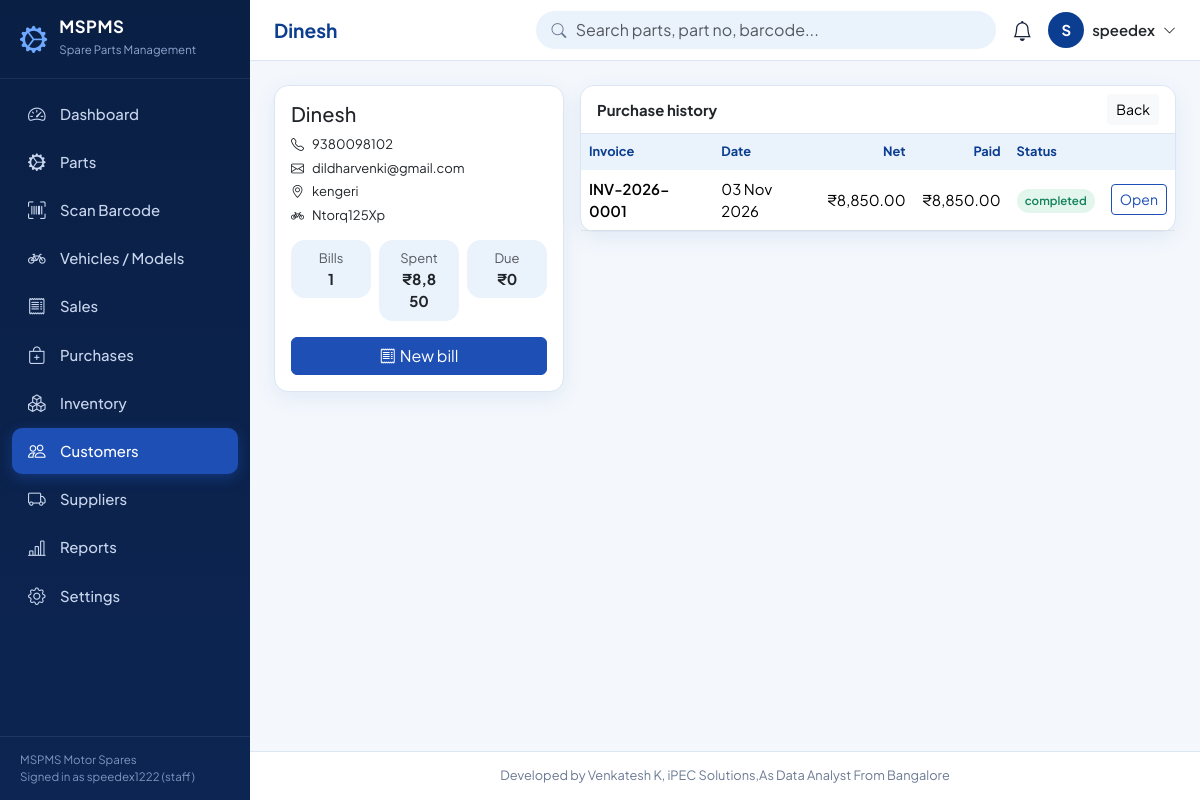
/customers/1 (signed in), run on the app's committed database.
### tables this page shows
CREATE TABLE settings (
    key   TEXT PRIMARY KEY,
    value TEXT
);

CREATE TABLE users (
    id            INTEGER PRIMARY KEY AUTOINCREMENT,
    username      TEXT NOT NULL UNIQUE COLLATE NOCASE CHECK (length(username) >= 3),
    password_hash TEXT NOT NULL,
    full_name     TEXT NOT NULL,
    email         TEXT,
    role          TEXT NOT NULL DEFAULT 'staff' CHECK (role IN ('admin','manager','staff')),
    active        INTEGER NOT NULL DEFAULT 1 CHECK (active IN (0,1)),
    created_at    TEXT NOT NULL DEFAULT (datetime('now','localtime'))
);

CREATE TABLE customers (
    id         INTEGER PRIMARY KEY AUTOINCREMENT,
    name       TEXT NOT NULL,
    phone      TEXT,
    email      TEXT,
    address    TEXT,
    bike_owned TEXT,
    created_at TEXT NOT NULL DEFAULT (datetime('now','localtime'))
);

CREATE TABLE sales (
    id              INTEGER PRIMARY KEY AUTOINCREMENT,
    invoice_no      TEXT NOT NULL UNIQUE,
    customer_id     INTEGER REFERENCES customers(id) ON DELETE SET NULL,
    location_id     INTEGER NOT NULL REFERENCES locations(id) ON DELETE RESTRICT,
    sale_date       TEXT NOT NULL,
    subtotal        REAL NOT NULL DEFAULT 0 CHECK (subtotal >= 0),
    discount        REAL NOT NULL DEFAULT 0 CHECK (discount >= 0),
    gst_amount      REAL NOT NULL DEFAULT 0 CHECK (gst_amount >= 0),
    total           REAL NOT NULL DEFAULT 0 CHECK (total >= 0),
    returned_amount REAL NOT NULL DEFAULT 0 CHECK (returned_amount >= 0),
    paid_amount     REAL NOT NULL DEFAULT 0 CHECK (paid_amount >= 0),
    payment_mode    TEXT NOT NULL DEFAULT 'Cash' CHECK (payment_mode IN ('Cash','UPI','Card','Credit')),
    status          TEXT NOT NULL DEFAULT 'completed' CHECK (status IN ('completed','partial_return','returned')),
    user_id         INTEGER REFERENCES users(id) ON DELETE SET NULL
);

### app.py (the view)
@app.route("/customers/<int:cid>")
def customer_detail(cid):
    c = qone(CUST_SQL + " WHERE c.id=?", (cid,))
    if not c:
        abort(404)
    sales_ = qall("""SELECT s.*, l.name location FROM sales s JOIN locations l ON l.id=s.location_id
                     WHERE s.customer_id=? ORDER BY s.id DESC""", (cid,))
    return render_template("customer_detail.html", c=c, sales=sales_)

### app.py (called while the page is built)
def get_db():
    if "db" not in g:
        g.db = sqlite3.connect(DB_PATH)
        g.db.row_factory = sqlite3.Row
        g.db.execute("PRAGMA foreign_keys = ON")
    return g.db

def qall(sql, args=()):
    return get_db().execute(sql, args).fetchall()

def qone(sql, args=()):
    return get_db().execute(sql, args).fetchone()

def S(key, default=""):
    row = qone("SELECT value FROM settings WHERE key=?", (key,))
    return row["value"] if row and row["value"] is not None else default

def inr(v, dec=2):
    try:
        v = float(v or 0)
    except (TypeError, ValueError):
        return v
    neg, v = v < 0, abs(v)
    whole, _, frac = f"{v:.{dec}f}".partition(".")
    if len(whole) > 3:
        head, tail, groups = whole[:-3], whole[-3:], []
        while len(head) > 2:
            groups.insert(0, head[-2:])
            head = head[:-2]
        if head:
            groups.insert(0, head)
        whole = ",".join(groups + [tail])
    return ("-" if neg else "") + "₹" + whole + ("." + frac if dec else "")

@app.template_filter("inr")
def inr_filter(v, dec=2):
    return inr(v, dec)

@app.template_filter("dmy")
def dmy(v):
    try:
        return datetime.fromisoformat(str(v)[:19]).strftime("%d %b %Y")
    except (TypeError, ValueError):
        return v or ""

@app.template_global()
def csrf_token():
    if "_csrf" not in session:
        session["_csrf"] = secrets.token_hex(16)
    return session["_csrf"]

@app.template_global()
def csrf_input():
    return Markup(f'<input type="hidden" name="csrf_token" value="{csrf_token()}">')

@app.before_request
def before_request():
    g.user = None
    if session.get("uid"):
        g.user = qone("SELECT * FROM users WHERE id=? AND active=1", (session["uid"],))
        if g.user is None:
            session.pop("uid", None)
    if request.endpoint in (None, "static"):
        return None
    if request.method == "POST":  # CSRF protection for every POST
        token = request.form.get("csrf_token") or request.headers.get("X-CSRF-Token") or ""
        if not session.get("_csrf") or not secrets.compare_digest(token, session["_csrf"]):
            abort(400)
    if g.user is None and request.endpoint not in ("login", "signup"):
        if request.path.startswith("/api/"):
            return jsonify(error="Login required"), 401
        return redirect(url_for("login", next=request.path if request.method == "GET" else None))
    return None

### templates/customer_detail.html (shortened to what this page needs)
{% extends 'base.html' %}
{% block title %}{{ c.name }}{% endblock %}
{% block content %}
<div class="row g-3">
  <div class="col-lg-4 vstack gap-3"><div class="card"><div class="card-body">
    <h2 class="h5">{{ c.name }}</h2><div class="small vstack gap-1"><div><i class="bi bi-telephone me-2"></i>{{ c.phone or '-' }}</div><div><i class="bi bi-envelope me-2"></i>{{ c.email or '-' }}</div>
      <div><i class="bi bi-geo-alt me-2"></i>{{ c.address or '-' }}</div><div><i class="bi bi-bicycle me-2"></i>{{ c.bike_owned or '-' }}</div></div>
    <div class="row g-2 mt-2 text-center"><div class="col-4"><div class="panel py-2"><div class="small text-muted">Bills</div><b>{{ c.bills }}</b></div></div><div class="col-4"><div class="panel py-2"><div class="small text-muted">Spent</div><b>{{ c.spent|inr(0) }}</b></div></div>
      <div class="col-4"><div class="panel py-2"><div class="small text-muted">Due</div><b class="{{ 'text-danger' if c.outstanding > 0.005 }}">{{ c.outstanding|inr(0) }}</b></div></div></div>
    <a class="btn btn-primary w-100 mt-3" href="{{ url_for('sale_new', customer_id=c.id) }}"><i class="bi bi-receipt me-1"></i>New bill</a></div></div>
      </div>
  <div class="col-lg-8"><div class="card"><div class="card-header">Purchase history <a class="btn btn-sm btn-light" href="{{ url_for('customers') }}">Back</a></div><div class="table-responsive"><table class="table table-hover"><thead><tr><th>Invoice</th><th>Date</th><th class="text-end">Net</th><th class="text-end">Paid</th><th>Status</th><th></th></tr></thead><tbody>
    {% for s in sales %}<tr><td class="fw-semibold">{{ s.invoice_no }}</td><td>{{ s.sale_date|dmy }}</td><td class="text-end">{{ (s.total - s.returned_amount)|inr }}</td><td class="text-end">{{ s.paid_amount|inr }}</td>
      <td><span class="badge-soft {{ {'completed':'b-ok','partial_return':'b-low','returned':'b-out'}[s.status] }}">{{ s.status|replace('_',' ') }}</span></td><td class="text-end"><a class="btn btn-sm btn-outline-primary" href="{{ url_for('sale_detail', sid=s.id) }}">Open</a></td></tr>
    {% else %}<tr><td colspan="6" class="text-center text-muted py-4">No purchases yet.</td></tr>{% endfor %}</tbody></table></div></div></div>
</div>
{% endblock %}

### templates/base.html (shortened to what this page needs)
<!doctype html>
<html lang="en">
<head>
  <link href="https://cdn.jsdelivr.net/npm/bootstrap@5.3.3/dist/css/bootstrap.min.css" rel="stylesheet">
  <link href="https://cdn.jsdelivr.net/npm/bootstrap-icons@1.11.3/font/bootstrap-icons.min.css" rel="stylesheet">
  <link href="{{ url_for('static', filename='css/style.css') }}" rel="stylesheet">
</head>
<body>
{% set nav = [
  ('/', 'Dashboard', 'speedometer2'), ('/parts', 'Parts', 'gear-wide-connected'), ('/scan', 'Scan Barcode', 'upc-scan'),
  ('/bikes', 'Vehicles / Models', 'bicycle'), ('/sales', 'Sales', 'receipt'), ('/purchases', 'Purchases', 'bag-plus'),
  ('/inventory', 'Inventory', 'boxes'), ('/customers', 'Customers', 'people'), ('/suppliers', 'Suppliers', 'truck'),
  ('/reports', 'Reports', 'bar-chart-line'), ('/settings', 'Settings', 'gear')] %}
<aside class="sidebar" id="sidebar" aria-label="Main navigation">
  <div class="brand"><i class="bi bi-gear-wide-connected"></i><div><b>MSPMS</b><small>Spare Parts Management</small></div></div>
  <nav>
    {% for href, label, icon in nav %}
    <a href="{{ href }}" class="{{ 'active' if (request.path == '/' if href == '/' else request.path.startswith(href)) }}"><i class="bi bi-{{ icon }}"></i>{{ label }}</a>
    {% endfor %}
  </nav>
  <div class="side-foot">{{ shop_name }}<br>Signed in as {{ g.user.username }} ({{ g.user.role }})</div>
</aside>
<div class="main">
  <header class="topbar no-print">
    <h1 class="page-title">{% block page_title %}{{ self.title() }}{% endblock %}</h1>
    <div class="gsearch d-none d-sm-block">
      <i class="bi bi-search"></i>
      <form action="{{ url_for('parts_list') }}" method="get" autocomplete="off">
        <input class="form-control" id="globalSearch" name="q" placeholder="Search parts, part no, barcode..." aria-label="Search parts">
      </form>
    </div>
    <div class="dropdown ms-auto ms-sm-0">
      <a href="#" class="bell" data-bs-toggle="dropdown" aria-label="Notifications"><i class="bi bi-bell"></i>
        {% if low_count %}<span class="badge rounded-pill bg-danger">{{ low_count }}</span>{% endif %}</a>
    </div>
    <div class="dropdown">
      <a href="#" class="d-flex align-items-center gap-2 text-decoration-none text-dark" data-bs-toggle="dropdown" aria-label="User menu">
        <span class="avatar">{{ g.user.full_name[:1]|upper }}</span><span class="d-none d-md-inline fw-semibold">{{ g.user.full_name }}</span><i class="bi bi-chevron-down small"></i></a>
    </div>
  </header>
  <main class="content">
    {% block content %}{% endblock %}
  </main>
  <footer class="app-footer">{{ CREDIT }}</footer>
</div>
</body>
</html>

### static/css/style.css (style rules this page uses)
:root { --navy:#0A1F44; --royal:#0B3D91; --blue:#1E4FB5; --panel:#EAF2FB; --bg:#F4F8FD; --ink:#16233b; --muted:#6b7a93; --line:#dbe5f3; --ok:#12805c; --warn:#b7791f; --bad:#c0392b; --radius:14px; --shadow:0 6px 22px rgba(11,61,145,.08); --bs-primary:#1E4FB5; --bs-primary-rgb:30,79,181; --bs-body-font-family:'Plus Jakarta Sans',system-ui,-apple-system,'Segoe UI',Roboto,sans-serif; }
body { background:var(--bg);color:var(--ink);font-size:.93rem }
a { color:var(--blue) }
.btn-primary { --bs-btn-bg:var(--blue);--bs-btn-border-color:var(--blue);--bs-btn-hover-bg:var(--royal);--bs-btn-hover-border-color:var(--royal);--bs-btn-active-bg:var(--royal);--bs-btn-disabled-bg:var(--blue) }
.btn-outline-primary { --bs-btn-color:var(--blue);--bs-btn-border-color:var(--blue);--bs-btn-hover-bg:var(--blue);--bs-btn-hover-border-color:var(--blue) }
.sidebar { position:fixed;inset:0 auto 0 0;width:250px;background:linear-gradient(180deg,var(--navy) 0%,#0c2552 100%);color:#c9d6ee;z-index:1040;display:flex;flex-direction:column;transition:transform .25s ease }
.sidebar .brand { display:flex;gap:.75rem;align-items:center;padding:1.15rem 1.25rem;border-bottom:1px solid rgba(255,255,255,.08);color:#fff }
.sidebar .brand i { font-size:1.7rem;color:#6ea8ff }
.sidebar .brand b { display:block;letter-spacing:.5px;font-size:1.05rem;line-height:1.1 }
.sidebar .brand small { color:#8fa6d1;font-size:.72rem }
.sidebar nav { padding:.75rem;overflow-y:auto;flex:1 }
.sidebar nav a { display:flex;align-items:center;gap:.8rem;padding:.62rem .9rem;border-radius:10px;color:#c9d6ee;text-decoration:none;margin-bottom:2px;font-weight:500 }
.sidebar nav a i { font-size:1.1rem;width:1.3rem;text-align:center }
.sidebar nav a.active { background:var(--blue);color:#fff;box-shadow:0 4px 14px rgba(30,79,181,.45) }
.sidebar .side-foot { padding:.9rem 1.25rem;font-size:.72rem;color:#7f95c0;border-top:1px solid rgba(255,255,255,.08) }
.main { margin-left:250px;min-height:100vh;display:flex;flex-direction:column }
.topbar { position:sticky;top:0;z-index:1020;background:#fff;border-bottom:1px solid var(--line);padding:.7rem 1.5rem;display:flex;align-items:center;gap:1rem }
.page-title { font-size:1.2rem;font-weight:700;margin:0;color:var(--royal);white-space:nowrap }
.gsearch { position:relative;flex:1;max-width:460px;margin-left:auto }
.gsearch input { border-radius:30px;padding-left:2.4rem;background:var(--panel);border-color:transparent }
.gsearch>i { position:absolute;left:.95rem;top:50%;transform:translateY(-50%);color:var(--muted) }
.bell { position:relative;color:var(--ink);font-size:1.25rem }
.avatar { width:36px;height:36px;border-radius:50%;background:var(--royal);color:#fff;display:inline-flex;align-items:center;justify-content:center;font-weight:700 }
.content { padding:1.5rem;flex:1 }
.app-footer { padding:.9rem 1.5rem;text-align:center;color:var(--muted);font-size:.8rem;border-top:1px solid var(--line);background:#fff }
.card { border:1px solid var(--line);border-radius:var(--radius);box-shadow:var(--shadow) }
.card-header { background:#fff;border-bottom:1px solid var(--line);font-weight:700;border-radius:var(--radius) var(--radius) 0 0!important;display:flex;align-items:center;justify-content:space-between;gap:.5rem }
.panel { background:var(--panel);border-radius:var(--radius);padding:1rem 1.15rem }
.table { --bs-table-bg:transparent;margin-bottom:0 }
.table thead th { background:var(--panel);color:var(--royal);font-weight:700;font-size:.8rem;border-bottom:0;white-space:nowrap }
.table td { vertical-align:middle }
.badge-soft { padding:.38em .7em;border-radius:20px;font-weight:600;font-size:.72rem }
.b-ok { background:#e3f6ee;color:var(--ok) }

### data on the page
settings: value "MSPMS Motor Spares"
users: user.username "speedex1222", user.role "staff", user "S", user.full_name "speedex"
customers: name "Dinesh", phone "9380098102", email "dildharvenki@gmail.com", address "kengeri", bike_owned "Ntorq125Xp"
sales: invoice_no "INV-2026-0001", sale_date|dmy "03 Nov 2026", (s.total-s.returned_amount)|inr "₹8,850.00", paid_amount|inr "₹8,850.00", status "completed"

### other printed values
{{ label }} "Dashboard" "Parts" "Scan Barcode" "Vehicles / Models" "Sales" "Purchases" "Inventory" "Customers" "Suppliers" "Reports" "Settings"
{{ c.bills }} "1"
{{ c.spent|inr(0) }} "₹8,850"
{{ c.outstanding|inr(0) }} "₹0"
{{ CREDIT }} "Developed by Venkatesh K, iPEC Solutions,As Data Analyst From Bangalore"
